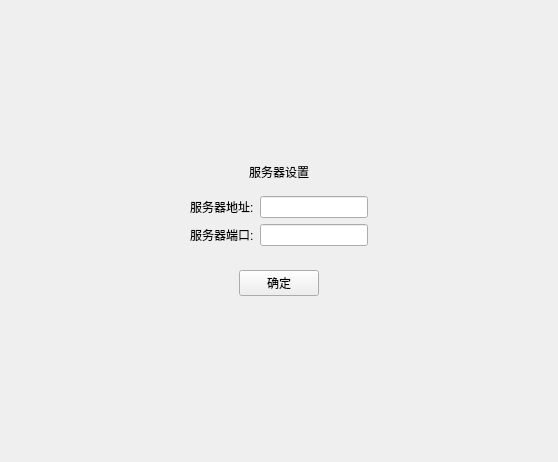
<?xml version="1.0" encoding="UTF-8"?>
<ui version="4.0">
 <class>Login</class>
 <widget class="QDialog" name="Login">
  <property name="geometry">
   <rect>
    <x>0</x>
    <y>0</y>
    <width>558</width>
    <height>462</height>
   </rect>
  </property>
  <property name="windowTitle">
   <string>Dialog</string>
  </property>
  <layout class="QVBoxLayout" name="verticalLayout">
   <property name="leftMargin">
    <number>0</number>
   </property>
   <property name="topMargin">
    <number>0</number>
   </property>
   <property name="rightMargin">
    <number>0</number>
   </property>
   <property name="bottomMargin">
    <number>0</number>
   </property>
   <item>
    <widget class="MyTitleBar" name="myToolBar" native="true"/>
   </item>
   <item>
    <widget class="QStackedWidget" name="stackedWidget">
     <property name="currentIndex">
      <number>2</number>
     </property>
     <widget class="QWidget" name="loginPage">
      <layout class="QHBoxLayout" name="horizontalLayout_3">
       <item>
        <spacer name="horizontalSpacer_6">
         <property name="orientation">
          <enum>Qt::Orientation::Horizontal</enum>
         </property>
         <property name="sizeHint" stdset="0">
          <size>
           <width>97</width>
           <height>20</height>
          </size>
         </property>
        </spacer>
       </item>
       <item>
        <widget class="QWidget" name="widget" native="true">
         <layout class="QVBoxLayout" name="verticalLayout_2">
          <item>
           <spacer name="verticalSpacer">
            <property name="orientation">
             <enum>Qt::Orientation::Vertical</enum>
            </property>
            <property name="sizeHint" stdset="0">
             <size>
              <width>20</width>
              <height>40</height>
             </size>
            </property>
           </spacer>
          </item>
          <item>
           <widget class="QLabel" name="label">
            <property name="text">
             <string>用户登录</string>
            </property>
            <property name="alignment">
             <set>Qt::AlignmentFlag::AlignCenter</set>
            </property>
           </widget>
          </item>
          <item>
           <widget class="QWidget" name="widget_2" native="true">
            <layout class="QGridLayout" name="gridLayout">
             <item row="0" column="0">
              <widget class="QLabel" name="label_2">
               <property name="text">
                <string>用户名:</string>
               </property>
              </widget>
             </item>
             <item row="0" column="1">
              <widget class="QLineEdit" name="lineEdit"/>
             </item>
             <item row="1" column="0">
              <widget class="QLabel" name="label_3">
               <property name="text">
                <string>密码:</string>
               </property>
              </widget>
             </item>
             <item row="1" column="1">
              <widget class="QLineEdit" name="lineEdit_2"/>
             </item>
            </layout>
           </widget>
          </item>
          <item>
           <widget class="QWidget" name="widget_3" native="true">
            <layout class="QHBoxLayout" name="horizontalLayout">
             <item>
              <spacer name="horizontalSpacer">
               <property name="orientation">
                <enum>Qt::Orientation::Horizontal</enum>
               </property>
               <property name="sizeType">
                <enum>QSizePolicy::Policy::Fixed</enum>
               </property>
               <property name="sizeHint" stdset="0">
                <size>
                 <width>20</width>
                 <height>20</height>
                </size>
               </property>
              </spacer>
             </item>
             <item>
              <widget class="QCheckBox" name="checkBox">
               <property name="text">
                <string>记住密码</string>
               </property>
              </widget>
             </item>
             <item>
              <spacer name="horizontalSpacer_3">
               <property name="orientation">
                <enum>Qt::Orientation::Horizontal</enum>
               </property>
               <property name="sizeHint" stdset="0">
                <size>
                 <width>40</width>
                 <height>20</height>
                </size>
               </property>
              </spacer>
             </item>
             <item>
              <widget class="QPushButton" name="regAccount">
               <property name="text">
                <string>没有账号, 马上注册</string>
               </property>
              </widget>
             </item>
             <item>
              <spacer name="horizontalSpacer_2">
               <property name="orientation">
                <enum>Qt::Orientation::Horizontal</enum>
               </property>
               <property name="sizeType">
                <enum>QSizePolicy::Policy::Fixed</enum>
               </property>
               <property name="sizeHint" stdset="0">
                <size>
                 <width>20</width>
                 <height>20</height>
                </size>
               </property>
              </spacer>
             </item>
            </layout>
           </widget>
          </item>
          <item>
           <widget class="QWidget" name="widget_4" native="true">
            <layout class="QHBoxLayout" name="horizontalLayout_2">
             <item>
              <spacer name="horizontalSpacer_4">
               <property name="orientation">
                <enum>Qt::Orientation::Horizontal</enum>
               </property>
               <property name="sizeHint" stdset="0">
                <size>
                 <width>40</width>
                 <height>20</height>
                </size>
               </property>
              </spacer>
             </item>
             <item>
              <widget class="QPushButton" name="pushButton_2">
               <property name="text">
                <string>登录</string>
               </property>
              </widget>
             </item>
             <item>
              <spacer name="horizontalSpacer_5">
               <property name="orientation">
                <enum>Qt::Orientation::Horizontal</enum>
               </property>
               <property name="sizeHint" stdset="0">
                <size>
                 <width>40</width>
                 <height>20</height>
                </size>
               </property>
              </spacer>
             </item>
            </layout>
           </widget>
          </item>
          <item>
           <spacer name="verticalSpacer_2">
            <property name="orientation">
             <enum>Qt::Orientation::Vertical</enum>
            </property>
            <property name="sizeHint" stdset="0">
             <size>
              <width>20</width>
              <height>40</height>
             </size>
            </property>
           </spacer>
          </item>
         </layout>
        </widget>
       </item>
       <item>
        <spacer name="horizontalSpacer_7">
         <property name="orientation">
          <enum>Qt::Orientation::Horizontal</enum>
         </property>
         <property name="sizeHint" stdset="0">
          <size>
           <width>97</width>
           <height>20</height>
          </size>
         </property>
        </spacer>
       </item>
      </layout>
     </widget>
     <widget class="QWidget" name="regPage">
      <layout class="QHBoxLayout" name="horizontalLayout_6">
       <item>
        <spacer name="horizontalSpacer_14">
         <property name="orientation">
          <enum>Qt::Orientation::Horizontal</enum>
         </property>
         <property name="sizeHint" stdset="0">
          <size>
           <width>146</width>
           <height>20</height>
          </size>
         </property>
        </spacer>
       </item>
       <item>
        <widget class="QWidget" name="widget_5" native="true">
         <layout class="QVBoxLayout" name="verticalLayout_3">
          <item>
           <spacer name="verticalSpacer_3">
            <property name="orientation">
             <enum>Qt::Orientation::Vertical</enum>
            </property>
            <property name="sizeHint" stdset="0">
             <size>
              <width>20</width>
              <height>40</height>
             </size>
            </property>
           </spacer>
          </item>
          <item>
           <widget class="QLabel" name="label_4">
            <property name="text">
             <string>用户注册</string>
            </property>
            <property name="alignment">
             <set>Qt::AlignmentFlag::AlignCenter</set>
            </property>
           </widget>
          </item>
          <item>
           <widget class="QWidget" name="widget_6" native="true">
            <layout class="QGridLayout" name="gridLayout_2">
             <item row="0" column="0">
              <widget class="QLabel" name="label_5">
               <property name="text">
                <string>用户名:</string>
               </property>
              </widget>
             </item>
             <item row="1" column="0">
              <widget class="QLabel" name="label_6">
               <property name="text">
                <string>昵称:</string>
               </property>
              </widget>
             </item>
             <item row="4" column="0">
              <widget class="QLabel" name="label_10">
               <property name="text">
                <string>邮箱:</string>
               </property>
              </widget>
             </item>
             <item row="3" column="0">
              <widget class="QLabel" name="label_7">
               <property name="text">
                <string>确认密码:</string>
               </property>
              </widget>
             </item>
             <item row="1" column="1">
              <widget class="QLineEdit" name="reg_NickName"/>
             </item>
             <item row="2" column="0">
              <widget class="QLabel" name="label_8">
               <property name="text">
                <string>密码:</string>
               </property>
              </widget>
             </item>
             <item row="5" column="0">
              <widget class="QLabel" name="label_9">
               <property name="text">
                <string>电话:</string>
               </property>
              </widget>
             </item>
             <item row="0" column="1">
              <widget class="QLineEdit" name="reg_userName"/>
             </item>
             <item row="2" column="1">
              <widget class="QLineEdit" name="reg_passwd"/>
             </item>
             <item row="3" column="1">
              <widget class="QLineEdit" name="reg_confirmPwd"/>
             </item>
             <item row="4" column="1">
              <widget class="QLineEdit" name="reg_mail"/>
             </item>
             <item row="5" column="1">
              <widget class="QLineEdit" name="reg_phone"/>
             </item>
            </layout>
           </widget>
          </item>
          <item>
           <widget class="QWidget" name="widget_8" native="true">
            <layout class="QHBoxLayout" name="horizontalLayout_5">
             <item>
              <spacer name="horizontalSpacer_11">
               <property name="orientation">
                <enum>Qt::Orientation::Horizontal</enum>
               </property>
               <property name="sizeHint" stdset="0">
                <size>
                 <width>40</width>
                 <height>20</height>
                </size>
               </property>
              </spacer>
             </item>
             <item>
              <widget class="QPushButton" name="regButton">
               <property name="text">
                <string>注册</string>
               </property>
              </widget>
             </item>
             <item>
              <spacer name="horizontalSpacer_12">
               <property name="orientation">
                <enum>Qt::Orientation::Horizontal</enum>
               </property>
               <property name="sizeHint" stdset="0">
                <size>
                 <width>40</width>
                 <height>20</height>
                </size>
               </property>
              </spacer>
             </item>
            </layout>
           </widget>
          </item>
          <item>
           <spacer name="verticalSpacer_4">
            <property name="orientation">
             <enum>Qt::Orientation::Vertical</enum>
            </property>
            <property name="sizeHint" stdset="0">
             <size>
              <width>20</width>
              <height>40</height>
             </size>
            </property>
           </spacer>
          </item>
         </layout>
        </widget>
       </item>
       <item>
        <spacer name="horizontalSpacer_13">
         <property name="orientation">
          <enum>Qt::Orientation::Horizontal</enum>
         </property>
         <property name="sizeHint" stdset="0">
          <size>
           <width>146</width>
           <height>20</height>
          </size>
         </property>
        </spacer>
       </item>
      </layout>
     </widget>
     <widget class="QWidget" name="setPage">
      <layout class="QHBoxLayout" name="horizontalLayout_8">
       <item>
        <spacer name="horizontalSpacer_18">
         <property name="orientation">
          <enum>Qt::Orientation::Horizontal</enum>
         </property>
         <property name="sizeHint" stdset="0">
          <size>
           <width>135</width>
           <height>20</height>
          </size>
         </property>
        </spacer>
       </item>
       <item>
        <widget class="QWidget" name="widget_7" native="true">
         <layout class="QVBoxLayout" name="verticalLayout_4">
          <item>
           <spacer name="verticalSpacer_5">
            <property name="orientation">
             <enum>Qt::Orientation::Vertical</enum>
            </property>
            <property name="sizeHint" stdset="0">
             <size>
              <width>20</width>
              <height>40</height>
             </size>
            </property>
           </spacer>
          </item>
          <item>
           <widget class="QLabel" name="label_11">
            <property name="text">
             <string>服务器设置</string>
            </property>
            <property name="alignment">
             <set>Qt::AlignmentFlag::AlignCenter</set>
            </property>
           </widget>
          </item>
          <item>
           <widget class="QWidget" name="widget_9" native="true">
            <layout class="QGridLayout" name="gridLayout_3">
             <item row="0" column="0">
              <widget class="QLabel" name="label_12">
               <property name="text">
                <string>服务器地址:</string>
               </property>
              </widget>
             </item>
             <item row="0" column="1">
              <widget class="QLineEdit" name="serverAddress"/>
             </item>
             <item row="1" column="0">
              <widget class="QLabel" name="label_13">
               <property name="text">
                <string>服务器端口:</string>
               </property>
              </widget>
             </item>
             <item row="1" column="1">
              <widget class="QLineEdit" name="serverPort"/>
             </item>
            </layout>
           </widget>
          </item>
          <item>
           <widget class="QWidget" name="widget_11" native="true">
            <layout class="QHBoxLayout" name="horizontalLayout_7">
             <item>
              <spacer name="horizontalSpacer_15">
               <property name="orientation">
                <enum>Qt::Orientation::Horizontal</enum>
               </property>
               <property name="sizeHint" stdset="0">
                <size>
                 <width>40</width>
                 <height>20</height>
                </size>
               </property>
              </spacer>
             </item>
             <item>
              <widget class="QPushButton" name="pushButton_5">
               <property name="text">
                <string>确定</string>
               </property>
              </widget>
             </item>
             <item>
              <spacer name="horizontalSpacer_16">
               <property name="orientation">
                <enum>Qt::Orientation::Horizontal</enum>
               </property>
               <property name="sizeHint" stdset="0">
                <size>
                 <width>40</width>
                 <height>20</height>
                </size>
               </property>
              </spacer>
             </item>
            </layout>
           </widget>
          </item>
          <item>
           <spacer name="verticalSpacer_6">
            <property name="orientation">
             <enum>Qt::Orientation::Vertical</enum>
            </property>
            <property name="sizeHint" stdset="0">
             <size>
              <width>20</width>
              <height>40</height>
             </size>
            </property>
           </spacer>
          </item>
         </layout>
        </widget>
       </item>
       <item>
        <spacer name="horizontalSpacer_17">
         <property name="orientation">
          <enum>Qt::Orientation::Horizontal</enum>
         </property>
         <property name="sizeHint" stdset="0">
          <size>
           <width>135</width>
           <height>20</height>
          </size>
         </property>
        </spacer>
       </item>
      </layout>
     </widget>
    </widget>
   </item>
  </layout>
 </widget>
 <customwidgets>
  <customwidget>
   <class>MyTitleBar</class>
   <extends>QWidget</extends>
   <header>mytitlebar.h</header>
   <container>1</container>
  </customwidget>
 </customwidgets>
 <resources/>
 <connections/>
</ui>
